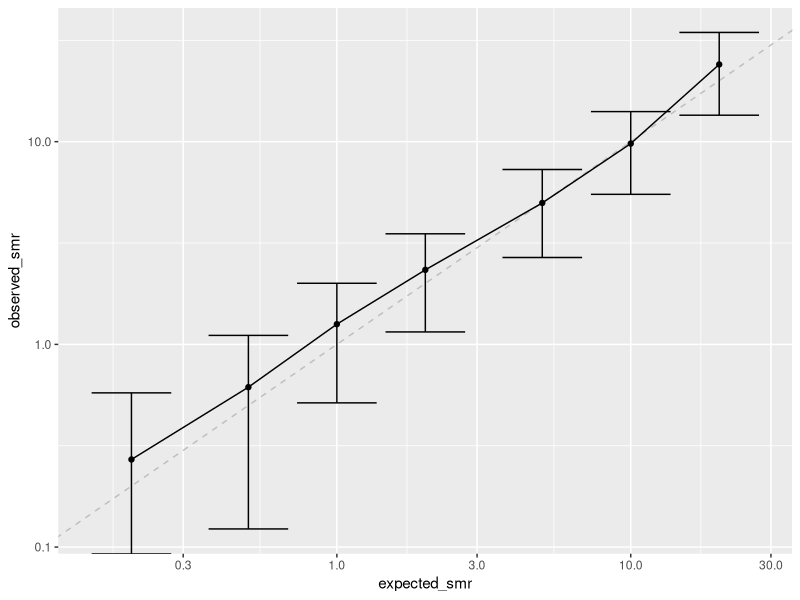
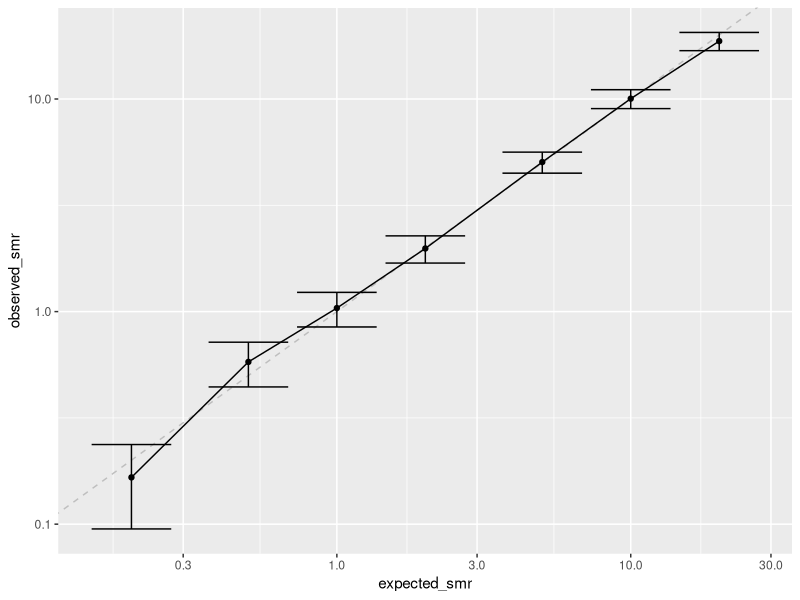

Recreate these plots in R, in order.
#!/usr/bin/env Rscript

# Principles of calculating standardized mortality rates.
# Rudolf Cardinal, 17 Sep 2019 + 3 Feb 2020.

library(data.table)
library(ggplot2)
library(lubridate)
library(tidyr)
set.seed(54321)  # arbitrary number; for consistency across runs


SEP1 <- "===============================================================================\n"
SEP2 <- "-------------------------------------------------------------------------------\n"


# =============================================================================
# Framework data: years -- SPECIMEN
# =============================================================================

make_years <- function(start_year, end_year)
{
    years <- data.table(year = start_year:end_year)
    years[, year_start_date := as.Date(paste0(year, "-01-01"))]
    years[, year_end_date := as.Date(paste0(year, "-12-31"))]
    return(years)
}


# Define years of interest
START_YEAR <- 2013
END_YEAR <- 2018
YEARS <- make_years(start_year = START_YEAR, end_year = END_YEAR)


# =============================================================================
# Framework data: age ranges -- ONS standard
# =============================================================================
# Define (inclusive) age ranges of interest, according to the UK Office of
# National Statistics (ONS) standard.
# The ONS uses 5-year bands, e.g. 10-14, 15-19, etc., except for initial
# categories "under 1" and "1-4". Its final category is "90 and over".

MALE <- "M"
FEMALE <- "F"
SEXES <- data.table(sex = c(MALE, FEMALE))

AGE_RANGES <- data.table(age_range_start = c(0, 1, seq(5, 90, 5)))
AGE_RANGES[, age_range_end := age_range_start + 4]
AGE_RANGES[age_range_start == 0, age_range_end := 0]
AGE_RANGES[age_range_start == 1, age_range_end := 4]
AGE_RANGES[age_range_start == 90, age_range_end := Inf]
AGE_RANGES[, age_range := paste0(age_range_start, "-", age_range_end)]
AGE_RANGES[age_range_start == 90, age_range := "90+"]

get_age_range <- function(age, age_ranges = AGE_RANGES)
{
    # Returns a descriptive age range from an actual age.
    #
    # Args:
    #   age:
    #       Age of a person, or vector of ages
    #   age_ranges:
    #       Data table with columns age_range_start (numeric), age_range_end
    #       (numeric), age_range (character).
    #
    # Returns:
    #   For each age element: the descriptive age range, e.g. "40-45",
    #   or NA_character_.
    #
    # Test code:
    #
    #   get_age_range(70)  # "70-74"
    #   get_age_range(c(1,2,50))  # c("1-4", "1-4", "50-54")
    return(
        sapply(
            as.integer(age),  # vector over which to apply
            function(x) {
                ifelse(x < 0, NA_character_,
                       age_ranges[age_range_start <= x & x <= age_range_end]$age_range)
            }
        )
    )
}


# =============================================================================
# Population data -- FICTIONAL; would plug in ONS mortality data here
# =============================================================================
# e.g.
# https://www.ons.gov.uk/peoplepopulationandcommunity/birthsdeathsandmarriages/deaths/datasets/deathregistrationssummarytablesenglandandwalesreferencetables
# ... deathsummarytables2017final.xls, Table 1
# ... ?use East of England data, or UK data if regional data not available

DAYS_PER_YEAR <- 365  # for simplicity

make_fictional_population_mortality <- function(
    use_fixed_mortality_rate = TRUE,
    fixed_deaths_per_thousand_per_year = 100,
    years = YEARS,
    age_ranges = AGE_RANGES,
    sexes = SEXES
)
{
    # Create fictional population mortality data.
    # Args:
    #   use_fixed_mortality_rate:
    #       Boolean. Use a fixed mortality rate? If not, made-up values
    #       based on age and sex are used.
    #   fixed_deaths_per_thousand_per_year:
    #       Numeric. If use_fixed_mortality_rate is TRUE, use this number of
    #       deaths per thousand people per year.
    #   years:
    #       Data table defining years of interest (see above).
    #
    # Returns:
    #   A data table with columns:
    #   - ... those from year
    #   - ... those from age_ranges
    #   - ... those from sexes
    #   - deaths_per_thousand_per_year

    # Years and age ranges for which we require mortality rates:
    population_mortality <- data.table(tidyr::crossing(years, age_ranges, sexes))

    if (use_fixed_mortality_rate) {
        population_mortality[,
            deaths_per_thousand_per_year := fixed_deaths_per_thousand_per_year
        ]
    } else {
        population_mortality[,
            deaths_per_thousand_per_year := age_range_start ^ 2 / 40 *
                                            ifelse(sex == FEMALE, 0.8, 1)
        ]
    }

    # Some recalculations:
    population_mortality[,
        deaths_per_person_per_year := deaths_per_thousand_per_year / 1000]
    population_mortality[,
        deaths_per_person_per_day := deaths_per_person_per_year / DAYS_PER_YEAR]

    validate_population_mortality_table(population_mortality, years, age_ranges)

    return(population_mortality)
}


validate_population_mortality_table <- function(population_mortality,
                                                years, age_ranges)
{
    # Check we have enough mortality data (irrelevant here, with synthetic data,
    # but for when we scrape ONS data):
    stopifnot(all(years$year %in% population_mortality$year))
    stopifnot(all(age_ranges$age_range %in% population_mortality$age_range))
    stopifnot(all(!is.na(population_mortality$deaths_per_person_per_year)))
}


# Now for an entirely fictional set of mortality rates, in these examples
# static over time:
DEMOFIXED_DEATHS_PER_THOUSAND_PER_YEAR <- 100
DEMOFIXED_DEATHS_PER_PERSON_PER_YEAR <- DEMOFIXED_DEATHS_PER_THOUSAND_PER_YEAR / 1000
DEMOFIXED_DEATHS_PER_PERSON_PER_DAY <- DEMOFIXED_DEATHS_PER_PERSON_PER_YEAR / DAYS_PER_YEAR

DEMO_POPULATION_MORTALITY <- make_fictional_population_mortality(
    fixed_deaths_per_thousand_per_year = DEMOFIXED_DEATHS_PER_THOUSAND_PER_YEAR
)


# =============================================================================
# Simulate lifespan
# =============================================================================
# See https://onlinelibrary.wiley.com/doi/pdf/10.1002/sim.2059

simulate_lifespan_days <- function(n, deaths_per_person_per_day)
{
    # Return simulated lifespans in days.
    #
    # Args:
    #   n:
    #       (integer) Number of lifespans to simulate.
    #   deaths_per_person_per_day:
    #       (numeric) Mean rate of death.
    #
    # Returns:
    #   a vector of length n containing lifespans in days
    #
    # Uses the exponential distribution; see ?rexp
    # The mean of the resulting values is 1/rate.
    return(rexp(n = n, rate = deaths_per_person_per_day))
}


# =============================================================================
# Sample data
# =============================================================================

make_sample_data <- function(n_subjects, p_death_per_day,
                             study_start_date, study_end_date,
                             sexes = SEXES)
{


    # Invent some subjects:
    sample_data <- data.table(subject_id = 1:n_subjects)
    # With different sexes:
    sample_data[, sex := sexes$sex[subject_id %% 2 + 1]]
    # With dates of birth:
    sample_data[, dob := as.Date("1950-01-01") - subject_id * 30]  # try modifying the base year
    # Who enter the study as different times:
    sample_data[, subject_start_date := study_start_date + 5 * subject_id]

    # A subject can't start before the study does:
    sample_data[, subject_start_date := pmax(subject_start_date, study_start_date)]

    # Make them die probabilistically:
    sample_data[, lifespan_days_from_subject_start_date := as.integer(
        simulate_lifespan_days(
            n = nrow(sample_data),
            deaths_per_person_per_day = p_death_per_day)
    )]
    # Now calculate death dates/flags:
    sample_data[, death_date := subject_start_date + lifespan_days_from_subject_start_date]
    sample_data[, subject_end_date := pmin(death_date, study_end_date)]
    sample_data[death_date > subject_end_date, death_date := NA]
    sample_data[, died_during_study := as.integer(!is.na(death_date))]
    sample_data[, death_year := lubridate::year(death_date)]

    # Validity checks:
    stopifnot(all(sample_data$subject_start_date >= study_start_date))
    stopifnot(all(sample_data$subject_subject_end_date <= study_end_date))

    return(sample_data)
}


# =============================================================================
# Calculations
# =============================================================================

calculate_smr <- function(sample_data,
                          population_mortality,
                          years = YEARS, ci_alpha = 0.05) {
    # Calculate standardized mortality rates.
    #
    # Args:
    #   sample_data:
    #       Data table with one row per subject, and columns:
    #       - subject_id
    #       - sex (M, F)
    #       - dob (date)
    #       - subject_start_date (date)
    #       - subject_end_date (date)
    #       - death_date (date or NA)
    #   population_mortality:
    #       Data table with population mortality information, as above.
    #   years:
    #       Data table with columns:
    #       - year (integer)
    #       - year_start_date (date; 1 January for that year)
    #       - year_end_date (date; 31 December for that year)
    #   ci_alpha:
    #       Alpha for confidence interval.
    METHOD <- "

1. For every subject/calendar year combination during which the subject was
   alive and under 'observation' (i.e. when their death would have been be
   recorded, had they died), the subject's age that year was calculated as of 1
   January that year. Their start date during that year was taken as the later
   of 1 January that year and the time the subject entered 'observation'. Their
   end date during that year was taken as the earlier of 31 December and the
   date they died (or otherwise left observation). The year was scored as one
   in which they did or did not die whilst under observation.

2. For every subject/year combination, the subject's 'exposure' was calculated
   (from start date to end date within that year), as the fraction of the whole
   year during which they were under 'observation'.

3. For every subject/year combination, the expected number of deaths for that
   person-year was calculated as the published population mortality figure
   (expressed as deaths per person per year) for that subject's sex and age
   that year, multiplied by the proportion of the year to which the subject was
   'exposed' (as above).

4. The age-standardized mortality ratio (SMR) was then derived as the sum of
   observed deaths divided by the sum of expected deaths, across all
   subject/year combinations.

5. The standard error (SE) of the ASMR was calculated as
        sqrt(n_observed_deaths) / n_expected_deaths
   and confidence intervals as
        SMR ± 1.96 * SE
   according to ERPHO (2005).

   -- Eastern Region Public Health Observatory (erpho). “Standardisation.”
   INphoRM, June 2005. https://www.scotpho.org.uk/media/1403/inphorm-6-final.pdf.

This method was checked for validity by simulating artificial subjects dying
according to a daily hazard rate; the method accurately recovered SMRs from
simulated SMRs.

    "

    # Count subjects
    n_subjects <- nrow(sample_data)

    # Make a table with a row for each subject/year combination:
    subject_mortality <- data.table(tidyr::crossing(sample_data, years))

    # Filter to relevant years only:
    subject_mortality <- subject_mortality[
        year >= lubridate::year(subject_start_date) &
        year <= lubridate::year(subject_end_date)
    ]

    # Calculate a per-subject start date for a given year
    subject_mortality[,
        subject_start_date_this_year := pmax(year_start_date, subject_start_date)]

    # Calculate whether a death occurred in each year
    subject_mortality[, died_this_year := as.integer(
        !is.na(death_date) &
        death_date >= subject_start_date_this_year &
        death_date <= year_end_date
    )]

    # Calculate an age for each year.
    # (Slightly non-obvious because birthday might be midway through the year.)
    subject_mortality[, age_this_year :=
        lubridate::time_length(
            difftime(
                year_start_date,  # later date: start of year for this patient
                # ... ARGUABLE; could use pmax(subject_start_date, year_start_date)
                #     but probably better to be completely consistent across all
                #     patients
                dob  # earlier date: date of birth
            ),
            unit = "years"
        )
    ]

    # Demarcate into the age ranges supplied by the ONS:
    subject_mortality[, age_range_this_year := get_age_range(age_this_year, AGE_RANGES)]

    # Calculate the proportion of the year for which the subject is at risk of
    # death. This should clearly not include time before the subject enters the
    # study. However, should it include time after death? I suspect it should.
    # If someone dies on 1 Jan 2000, that is 1 death in 2000, to be compared to
    # an expected number of deaths in 2000 -- not to a period of time determined
    # by the fact of their death.
    # -- No, I was wrong; that method leads to bias.
    subject_mortality[, exposure_proportion_of_year :=
        # Subject's exposure: as above:
        # ... end date ARGUABLE but the assumption is probably that exposure
        #     lasts beyond death to the end of that year, as per:
        #       pmin(year_end_date, STUDY_END_DATE)  # NO, THIS IS BIASED.
        #     ... NOPE; biased; underestimates high mortality rates (verified by
        #     sim).
        # ... or until death, as per:
        #       pmin(year_end_date, subject_end_date)  # YES.
        lubridate::time_length(
            pmin(year_end_date, subject_end_date) -  # end
            subject_start_date_this_year,  # start
            unit = "days"
        ) /
        # ... divided by total ONS mortality period for this year:
        lubridate::time_length(
            year_end_date -  # end
            year_start_date,  # start
            unit = "days"
        )
    ]

    # Validity checks:
    stopifnot(all(subject_mortality$age_this_year >= 0))
    stopifnot(all(!is.na(subject_mortality$age_range_this_year)))
    stopifnot(all(subject_mortality$exposure_proportion_of_year >= 0))
    stopifnot(all(subject_mortality$exposure_proportion_of_year <= 1))

    # Merge in standardized mortality (we'll create a new table, for clarity):
    subject_and_population_mortality <- merge(
        subject_mortality,
        population_mortality[, c("year", "sex", "age_range", "deaths_per_person_per_year")],
        by.x = c("year", "sex", "age_range_this_year"),
        by.y = c("year", "sex", "age_range")
    )

    # Calculated expected number of deaths, for each person-year contributing:
    subject_and_population_mortality[,
        expected_n_deaths := exposure_proportion_of_year * deaths_per_person_per_year]

    # Calculate overall summaries:
    observed_n_deaths <- sum(subject_and_population_mortality$died_this_year)
    expected_n_deaths <- sum(subject_and_population_mortality$expected_n_deaths)
    age_standardized_mortality_ratio <- observed_n_deaths / expected_n_deaths
    se_asmr <- sqrt(observed_n_deaths) / expected_n_deaths
    asmr_ci_lower <- age_standardized_mortality_ratio + qnorm(ci_alpha / 2) * se_asmr
    asmr_ci_lower <- max(0, asmr_ci_lower)  # can't be negative
    asmr_ci_upper <- age_standardized_mortality_ratio + qnorm(1 - (ci_alpha / 2)) * se_asmr
    #...  as per ERPHO (2005), "Standardisation", Information on Public Health
    #     Observatory recommended methods
    stopifnot(observed_n_deaths <= n_subjects)

    # Report:
    cat(paste0(
        SEP2,
        "Age-standardized mortality rate calculations\n",
        SEP2,
        "n_subjects: ", n_subjects, "\n",
        "observed_n_deaths: ", observed_n_deaths, "\n",
        "expected_n_deaths: ", expected_n_deaths, "\n",
        "age_standardized_mortality_ratio: ", age_standardized_mortality_ratio, "\n",
        "asmr_ci_lower: ", asmr_ci_lower, "\n",
        "asmr_ci_upper: ", asmr_ci_upper, "\n"
    ))

    return(list(
        # input
        sample_data = sample_data,
        population_mortality = population_mortality,
        years = years,
        ci_alpha = ci_alpha,
        # output
        subject_mortality = subject_mortality,
        subject_and_population_mortality = subject_and_population_mortality,
        observed_n_deaths = observed_n_deaths,
        expected_n_deaths = expected_n_deaths,
        age_standardized_mortality_ratio = age_standardized_mortality_ratio,
        se_asmr = se_asmr,
        asmr_ci_lower = asmr_ci_lower,
        asmr_ci_upper = asmr_ci_upper
    ))
}


# =============================================================================
# Validation
# =============================================================================

plot_smr_from_sim <- function(population_mortality,
                              n_subjects = 200,
                              smr_values = c(0.2, 0.5, 1, 2, 5, 10, 20))
{
    simdata <- data.table(expected_smr = smr_values)
    simdata[, observed_smr := NA_real_]
    simdata[, observed_smr_ci_lower := NA_real_]
    simdata[, observed_smr_ci_upper := NA_real_]
    for (rownum in 1:nrow(simdata)) {
        expected_smr <- simdata[rownum, expected_smr]
        sim_p_death_per_day <- DEMOFIXED_DEATHS_PER_PERSON_PER_DAY * expected_smr
        sample_data <- make_sample_data(
            n_subjects = n_subjects,
            p_death_per_day = sim_p_death_per_day,
            study_start_date = as.Date(paste0(START_YEAR, "-01-01")),
            study_end_date = as.Date(paste0(END_YEAR, "-12-31")),
            sexes = SEXES
        )
        result <- calculate_smr(sample_data, population_mortality)
        simdata[rownum, observed_smr := result$age_standardized_mortality_ratio]
        simdata[rownum, observed_smr_ci_lower := result$asmr_ci_lower]
        simdata[rownum, observed_smr_ci_upper := result$asmr_ci_upper]
    }
    p <- (
        ggplot(simdata, aes(x = expected_smr, y = observed_smr))
        + geom_abline(slope = 1, intercept = 0,  # y = x (perfect)
                      linetype = "dashed", colour = "grey")
        + geom_errorbar(aes(ymin = observed_smr_ci_lower,
                            ymax = observed_smr_ci_upper))
        + geom_line()
        + geom_point()
        + scale_x_log10()
        + scale_y_log10()
    )
    return(p)
}


validation_fig1 <- plot_smr_from_sim(DEMO_POPULATION_MORTALITY, n_subjects = 20)
validation_fig2 <- plot_smr_from_sim(DEMO_POPULATION_MORTALITY, n_subjects = 2000)
